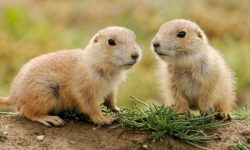
#> input picture images/image2.jpg, 250 x 150 px
$ python main.py
#> lines starting #> are read from the running program, lines starting #| are printed output that depends on the picture
import numpy as np
import cv2
import random

# Adding noise function
def im_noise(image, prob):
    output = np.zeros(image.shape, np.uint8)
    thres = 1 - prob
    for i in range(image.shape[0]):
        for j in range(image.shape[1]):
            rdn = random.random()
            if rdn < prob:
                output[i][j] = 0
            elif rdn > thres:
                output[i][j] = 255
            else:
                output[i][j] = image[i][j]
    return output

# opening the image
frame = cv2.imread('images/image2.jpg')
#> frame is the input picture: shape (150, 250, 3); mean B, G, R 90.3, 138.1, 158.7

# change the image to gray scale
gray = cv2.cvtColor(frame, cv2.COLOR_BGR2GRAY)
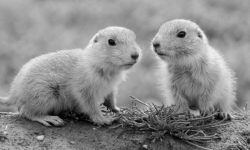
#> gray: shape (150, 250); min 0, max 244, mean 138.8

# open image with noise
cv2.imshow('Original Image', gray)

# wait for a key press and get in variable
k = cv2.waitKey(0)
#> (key Esc is pressed here)

# building the noise image
noise_img = im_noise(gray, 0.05)
#> after the loop in im_noise, `for i in range(image.shape[0]):`:
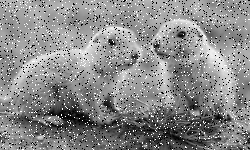
#> output: shape (150, 250); min 0, max 255, mean 137.4

# showing the noise image
cv2.imshow('Noise Image', noise_img)

# wait for a key press and get in variable
k = cv2.waitKey(0)
#> (key Esc is pressed here)
cv2.destroyAllWindows()

# remove noise
# median filter
denoised = cv2.medianBlur(noise_img, 5)
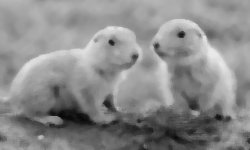
#> denoised: shape (150, 250); min 8, max 234, mean 139.1

cv2.imshow('Denoised Image', denoised)
cv2.waitKey(0)
cv2.destroyAllWindows()

$ run again, with images/image1.jpg copied over images/image2.jpg
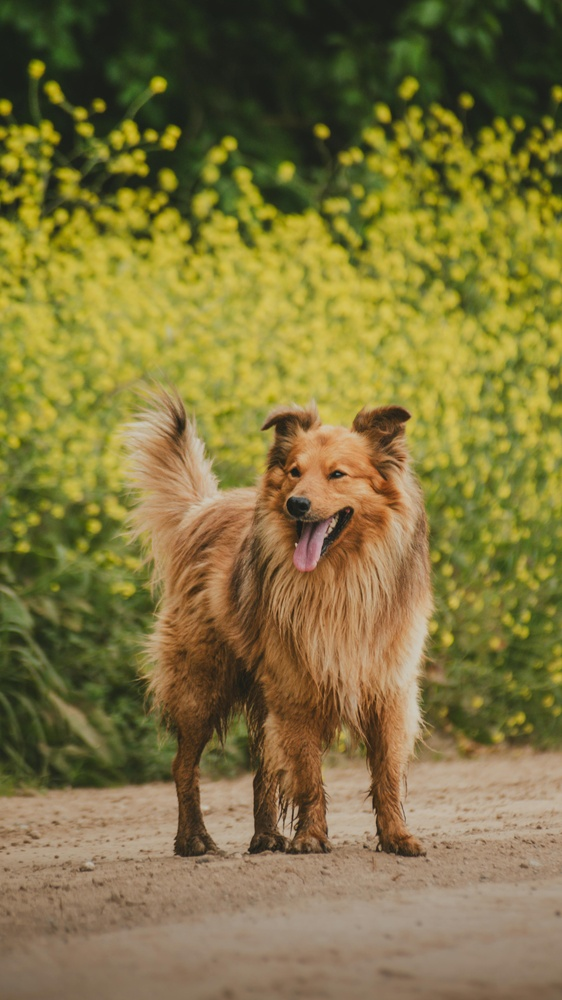
#> input picture images/image1.jpg, 562 x 1000 px, shrunk from 3375 x 6000 before the run
#> frame is the input picture: shape (1000, 562, 3); mean B, G, R 61.6, 116, 127.9
#> `gray = cv2.cvtColor(frame, cv2.COLOR_BGR2GRAY)`:
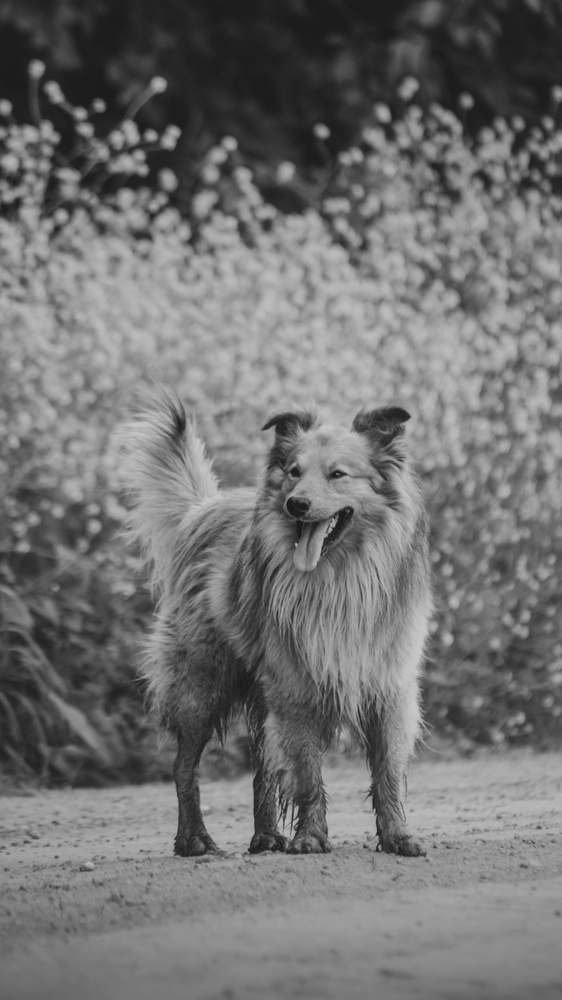
#> gray: shape (1000, 562); min 22, max 203, mean 113.4
#> after the loop in im_noise, `for i in range(image.shape[0]):`:
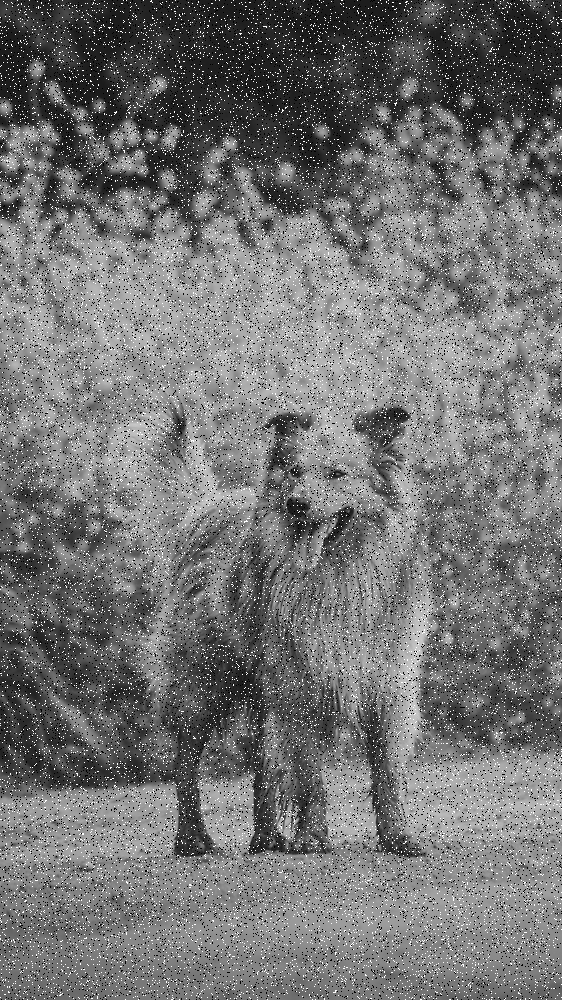
#> output: shape (1000, 562); min 0, max 255, mean 114.7

$ run again, with images/image3.jpg copied over images/image2.jpg
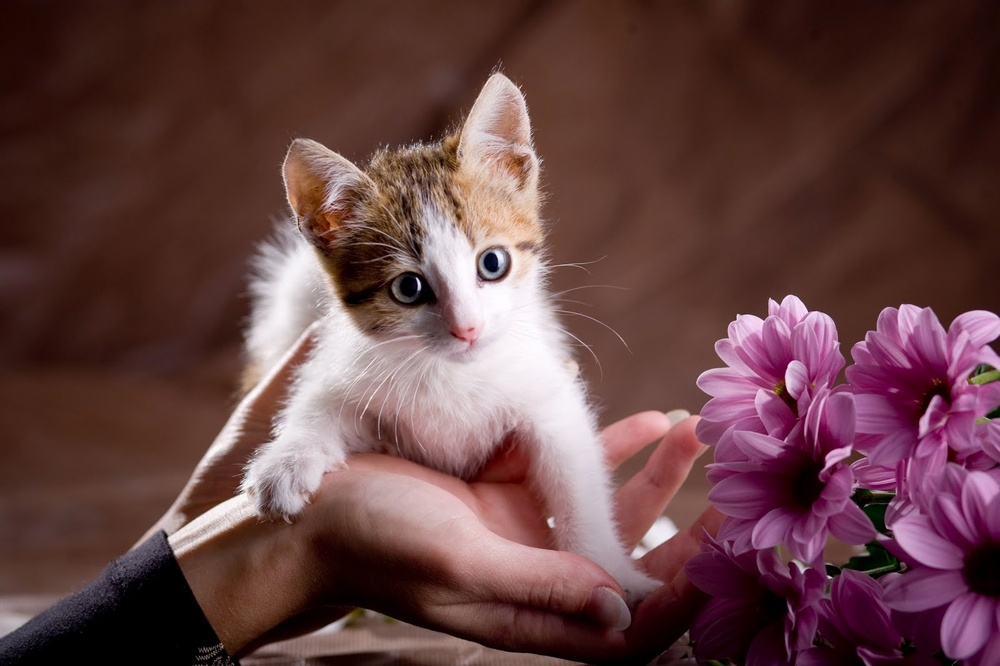
#> input picture images/image3.jpg, 1000 x 666 px, shrunk from 1600 x 1066 before the run
#> frame is the input picture: shape (666, 1000, 3); mean B, G, R 66.6, 66, 100.7
#> `gray = cv2.cvtColor(frame, cv2.COLOR_BGR2GRAY)`:
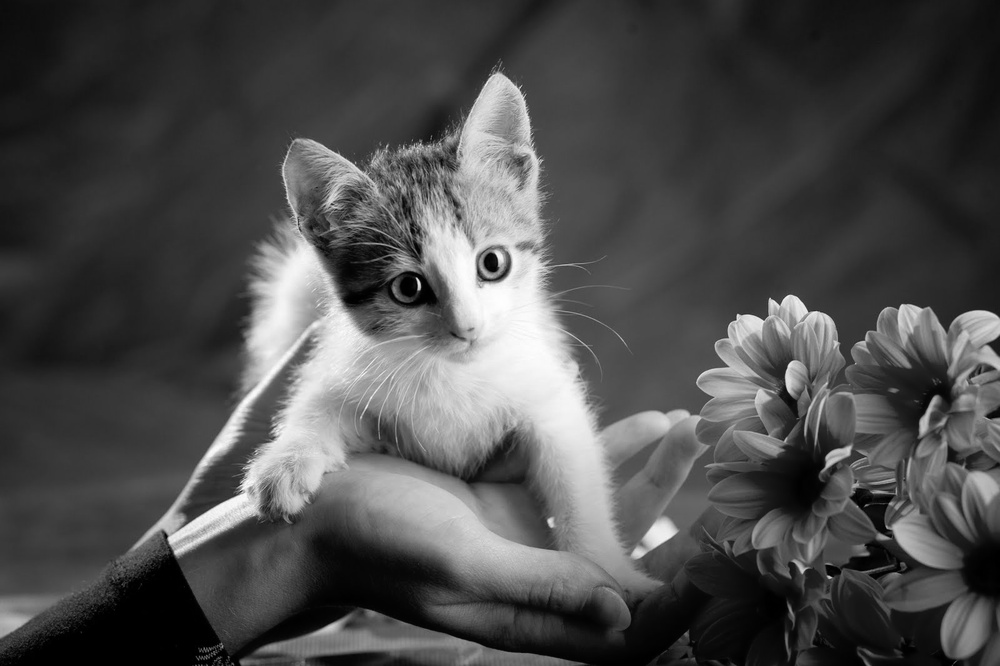
#> gray: shape (666, 1000); min 0, max 254, mean 76.4
#> after the loop in im_noise, `for i in range(image.shape[0]):`:
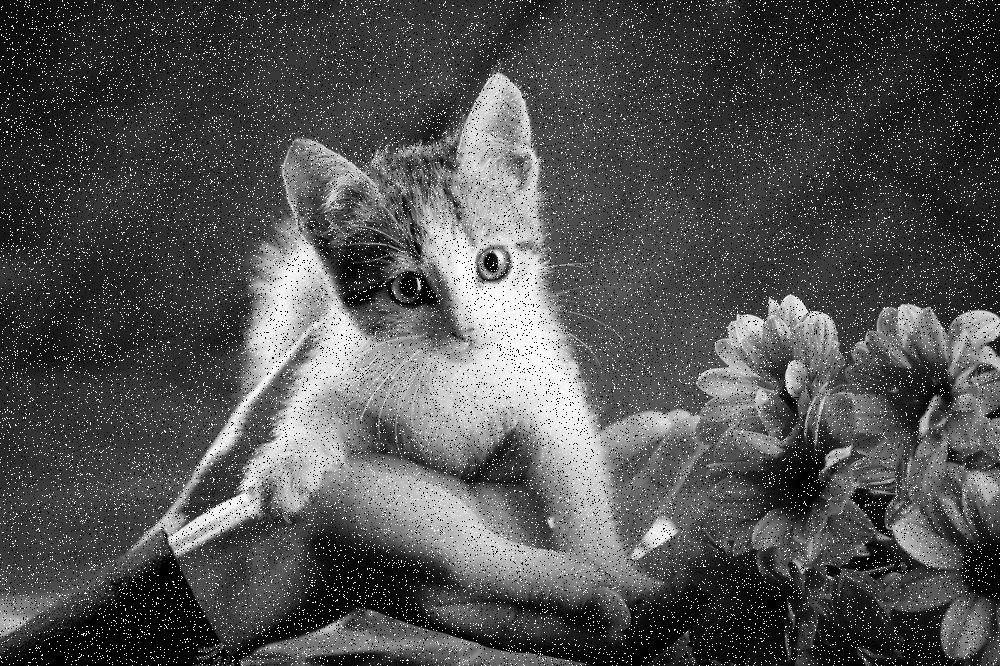
#> output: shape (666, 1000); min 0, max 255, mean 81.5
